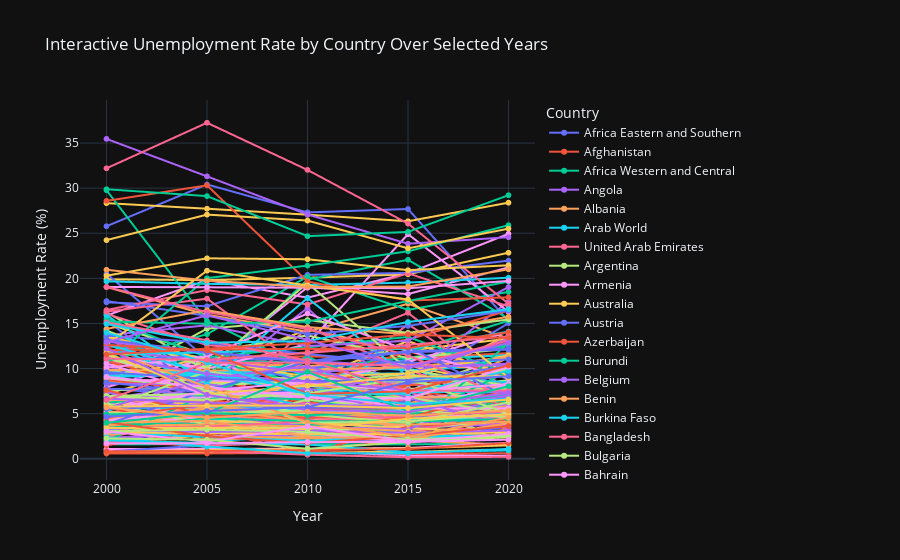

Notebook code cell kept with this figure:
### Markdown cell above
## Line chart for unemployment_analysis with plotly
**Description: Interactive Line Chart — created using PlotlyUnemployment Rates for selected Countries from 2000 to 2005, 2010, 2015, 2020. It displays countries by turning them on/off using a dropdown or legend that’s interactive.**

**Insights: Interactive option gives country comparison. It’s easy to spot which countries experienced higher unemployment in some years, and to see global or regional patterns. Global recessions such as the financial crisis of 2008, for instance, can manifest in more than one nation.**

### Code cell
import plotly.express as px

years_of_interest = [2000, 2005, 2010, 2015, 2020]
filtered_data = analysis_data_cleaned[analysis_data_cleaned['Year'].isin(years_of_interest)]

fig = px.line(
    filtered_data,
    x='Year',
    y='Unemployment Rate',
    color='Country Name',  # Color lines by country
    title='Interactive Unemployment Rate by Country Over Selected Years',
    labels={'Unemployment Rate': 'Unemployment Rate (%)', 'Year': 'Year'}
)

fig.update_traces(mode='lines+markers', hovertemplate='%{y}% unemployment in %{x}')
fig.update_layout(
    xaxis_title='Year',
    yaxis_title='Unemployment Rate (%)',
    hovermode='x unified',
    legend_title_text='Country',
    template='plotly_dark'  # Optional: change to 'plotly' for a lighter theme
)

fig.show()
